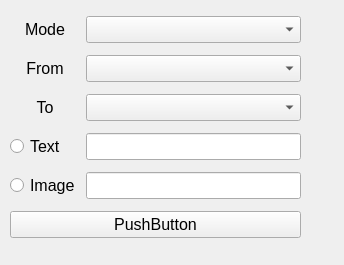
<?xml version="1.0" encoding="UTF-8"?>
<ui version="4.0">
 <class>MainWindow</class>
 <widget class="QMainWindow" name="MainWindow">
  <property name="geometry">
   <rect>
    <x>0</x>
    <y>0</y>
    <width>344</width>
    <height>265</height>
   </rect>
  </property>
  <property name="font">
   <font>
    <family>Microsoft YaHei UI</family>
    <pointsize>12</pointsize>
   </font>
  </property>
  <property name="windowTitle">
   <string>MainWindow</string>
  </property>
  <widget class="QWidget" name="centralwidget">
   <widget class="QWidget" name="gridLayoutWidget">
    <property name="geometry">
     <rect>
      <x>10</x>
      <y>10</y>
      <width>291</width>
      <height>238</height>
     </rect>
    </property>
    <layout class="QGridLayout" name="gridLayout">
     <item row="0" column="0">
      <widget class="QLabel" name="label">
       <property name="font">
        <font>
         <family>Microsoft YaHei UI</family>
         <pointsize>12</pointsize>
         <weight>50</weight>
         <bold>false</bold>
        </font>
       </property>
       <property name="text">
        <string>Mode</string>
       </property>
       <property name="alignment">
        <set>Qt::AlignCenter</set>
       </property>
      </widget>
     </item>
     <item row="2" column="1">
      <widget class="QComboBox" name="comboBox_3"/>
     </item>
     <item row="4" column="1">
      <widget class="QLineEdit" name="lineEdit_2"/>
     </item>
     <item row="1" column="0">
      <widget class="QLabel" name="label_2">
       <property name="font">
        <font>
         <family>Microsoft YaHei UI</family>
         <pointsize>12</pointsize>
         <weight>50</weight>
         <bold>false</bold>
        </font>
       </property>
       <property name="text">
        <string>From</string>
       </property>
       <property name="alignment">
        <set>Qt::AlignCenter</set>
       </property>
      </widget>
     </item>
     <item row="4" column="0">
      <widget class="QRadioButton" name="radioButton_2">
       <property name="font">
        <font>
         <family>Microsoft YaHei UI</family>
         <pointsize>12</pointsize>
         <weight>50</weight>
         <bold>false</bold>
        </font>
       </property>
       <property name="text">
        <string>Image</string>
       </property>
      </widget>
     </item>
     <item row="2" column="0">
      <widget class="QLabel" name="label_3">
       <property name="font">
        <font>
         <family>Microsoft YaHei UI</family>
         <pointsize>12</pointsize>
         <weight>50</weight>
         <bold>false</bold>
        </font>
       </property>
       <property name="text">
        <string>To</string>
       </property>
       <property name="alignment">
        <set>Qt::AlignCenter</set>
       </property>
      </widget>
     </item>
     <item row="1" column="1">
      <widget class="QComboBox" name="comboBox_2"/>
     </item>
     <item row="3" column="0">
      <widget class="QRadioButton" name="radioButton">
       <property name="font">
        <font>
         <family>Microsoft YaHei UI</family>
         <pointsize>12</pointsize>
         <weight>50</weight>
         <bold>false</bold>
        </font>
       </property>
       <property name="text">
        <string>Text</string>
       </property>
      </widget>
     </item>
     <item row="0" column="1">
      <widget class="QComboBox" name="comboBox"/>
     </item>
     <item row="3" column="1">
      <widget class="QLineEdit" name="lineEdit"/>
     </item>
     <item row="5" column="0" colspan="2">
      <widget class="QPushButton" name="pushButton">
       <property name="text">
        <string>PushButton</string>
       </property>
      </widget>
     </item>
    </layout>
   </widget>
  </widget>
 </widget>
 <resources/>
 <connections/>
</ui>
